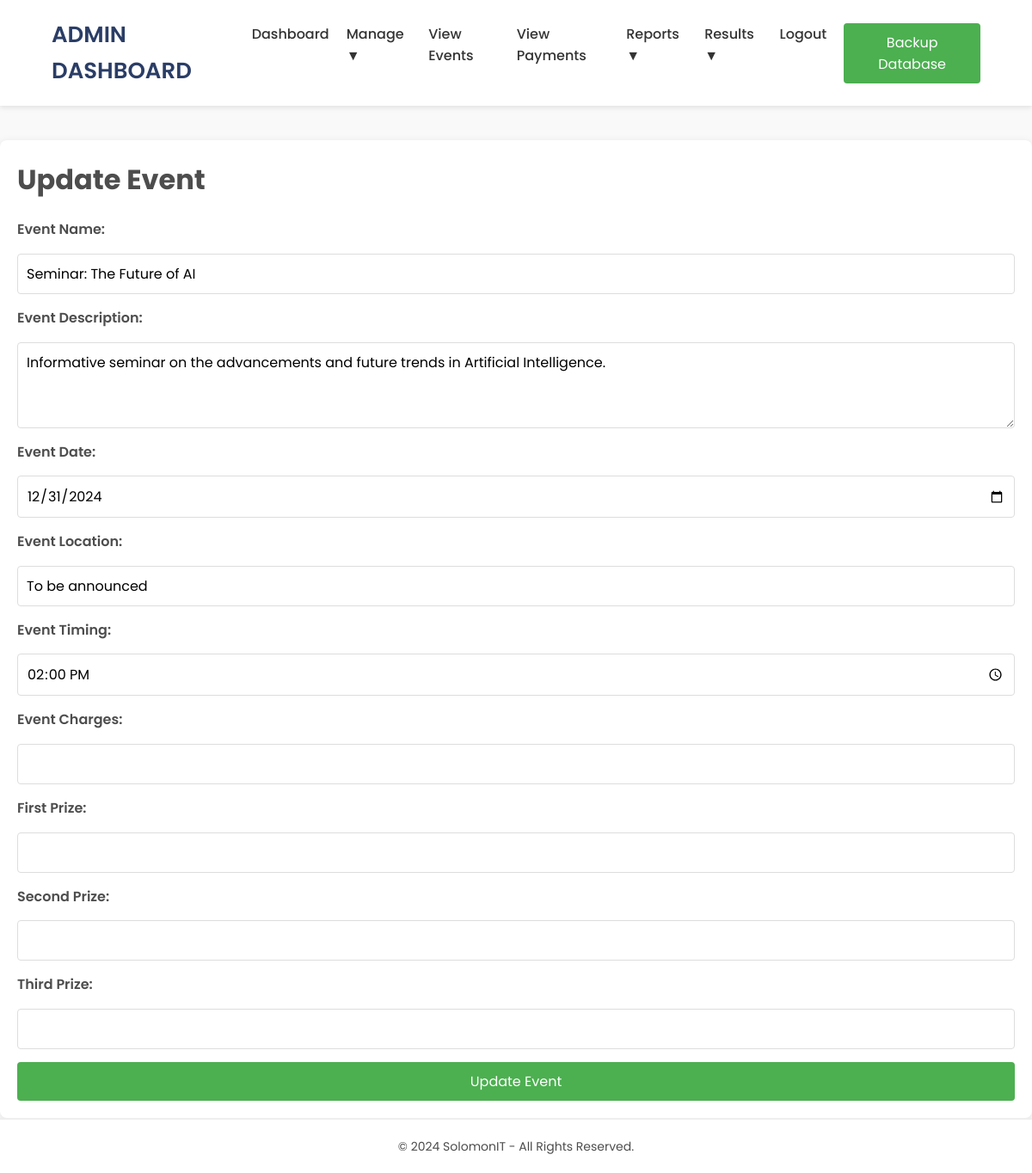
The app's page /update_event.php?event_id=67 (signed in) with its own data.
### tables this page shows
CREATE TABLE `event_master` (
  `event_id` int NOT NULL AUTO_INCREMENT,
  `event_name` text,
  `event_date` text,
  `event_location` text,
  `event_time` text,
  `event_description` text NOT NULL,
  `f_prize` varchar(255) NOT NULL,
  `s_prize` varchar(255) NOT NULL,
  `event_price` varchar(255) NOT NULL,
  `max_par` int NOT NULL,
  `is_active` tinyint(1) NOT NULL DEFAULT '1',
  PRIMARY KEY (`event_id`)
);

### update_event.php (the view, shortened to what this page needs)
<?php
include "config.php";
$event_id = intval($_GET['event_id']);
$sql = "SELECT * FROM event_master WHERE event_id = ?";
$stmt = mysqli_prepare($conn, $sql);
if ($stmt) {
    mysqli_stmt_bind_param($stmt, "i", $event_id);
    mysqli_stmt_execute($stmt);
    $result = mysqli_stmt_get_result($stmt);
    if ($event = mysqli_fetch_assoc($result)) {
    } else {
        echo "<script>alert('Event not found.'); window.location.href='view_events.php';</script>";
        exit();
    }
} else {
    echo "<script>alert('Database error.'); window.location.href='view_events.php';</script>";
    exit();
}
?>
<!DOCTYPE html>
<html lang="en">
<head>
</head>
<body>
    <?php include "admin_navbar.php"; ?>
    <section class="main-content">
        <h2>Update Event</h2>
        <form action="" method="POST">
            <label for="event_name">Event Name:</label>
            <input type="text" name="event_name" id="event_name" value="<?php echo htmlspecialchars($event['event_name']); ?>" required>
            <label for="event_description">Event Description:</label>
            <textarea name="event_description" id="event_description" required><?php echo htmlspecialchars($event['event_description']); ?></textarea>
            <label for="event_date">Event Date:</label>
            <input type="date" name="event_date" id="event_date" value="<?php echo htmlspecialchars($event['event_date']); ?>" required>
            <label for="event_location">Event Location:</label>
            <input type="text" name="event_location" id="event_location" value="<?php echo htmlspecialchars($event['event_location']); ?>" required>
            <label for="event_time">Event Timing:</label>
            <input type="time" name="event_time" id="event_time" value="<?php echo htmlspecialchars($event['event_time']); ?>" required>
            <label for="event_price">Event Charges:</label>
            <input type="number" name="event_price" id="event_charges" value="<?php echo htmlspecialchars($event['event_price']); ?>" step="0.01" required>
            <label for="f_prize">First Prize:</label>
            <input type="number" name="f_prize" id="f_prize" value="<?php echo htmlspecialchars($event['f_prize']); ?>" step="0.01" required>
            <label for="s_prize">Second Prize:</label>
            <input type="number" name="s_prize" id="s_prize" value="<?php echo htmlspecialchars($event['s_prize']); ?>" step="0.01" required>
            <label for="t_prize">Third Prize:</label>
            <input type="number" name="t_prize" id="t_prize" value="<?php echo htmlspecialchars($event['t_prize']); ?>" step="0.01" required>
            <button type="submit">Update Event</button>
        </form>
    </section>
    <footer>
        <p>© 2024 SolomonIT - All Rights Reserved.</p>
    </footer>
</body>
</html>

### update_event.php (style rules this page uses)
* { margin: 0; padding: 0; box-sizing: border-box; font-family: 'Poppins', sans-serif; }
body { background-color: #f9f9f9; color: #4d4d4d; font-size: 16px; line-height: 1.6; min-height: 100vh; display: flex; flex-direction: column; }
.main-content { flex: 1; background-color: #fff; box-shadow: 0 2px 10px rgba(0, 0, 0, 0.1); padding: 20px; margin-top: 40px; border-radius: 8px; }
h2 { font-size: 2rem; font-weight: 700; margin-bottom: 20px; }
form { display: flex; flex-direction: column; gap: 15px; }
label { font-weight: 600; }
input[type="text"], input[type="date"], input[type="time"], input[type="number"], textarea { width: 100%; padding: 10px; border: 1px solid #ddd; border-radius: 4px; font-size: 16px; }
textarea { resize: vertical; height: 100px; }
button { padding: 10px 20px; background-color: #4CAF50; color: #fff; border: none; border-radius: 4px; font-size: 16px; cursor: pointer; transition: background-color 0.3s ease; }
footer { background-color: #fff; padding: 20px; text-align: center; font-size: 14px; margin-top: auto; border-top: 2px solid #eee; }
footer p { margin: 0; }

### admin_navbar.php (style rules this page uses)
* { margin: 0; padding: 0; box-sizing: border-box; font-family: 'Poppins', sans-serif; }

### records on screen
event_master: event_name "Seminar: The Future of AI", event_description "Informative seminar on the advancements and future trends in Artificial Intelligence.", event_date "12/31/2024", event_location "To be announced", event_time "14:00:00"
